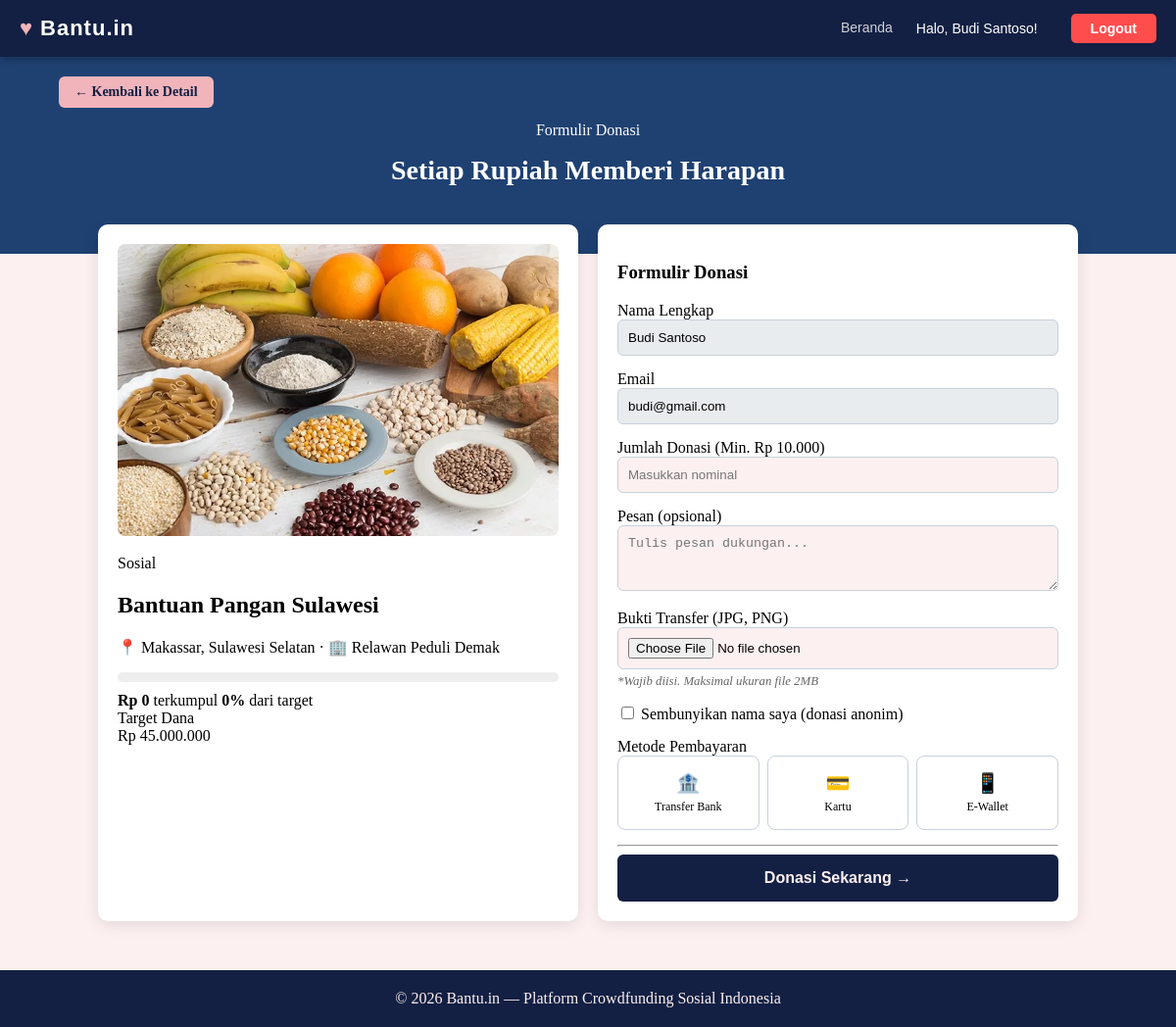
Screenshot of /donasi.php?id=9 (signed in) with the database file from the repository.
### tables this page shows
CREATE TABLE `kampanye` (
  `id` int(11) NOT NULL,
  `penyelenggara_id` int(11) NOT NULL,
  `judul` varchar(255) NOT NULL,
  `kategori` enum('bencana','pendidikan','kesehatan','lingkungan','sosial') NOT NULL,
  `lokasi` varchar(100) NOT NULL,
  `deskripsi` text NOT NULL,
  `target_dana` decimal(15,2) NOT NULL,
  `batas_waktu` date NOT NULL,
  `nama_bank` varchar(50) DEFAULT NULL,
  `no_rekening` varchar(50) DEFAULT NULL,
  `atas_nama` varchar(100) DEFAULT NULL,
  `gambar` varchar(255) NOT NULL,
  `created_at` timestamp NOT NULL DEFAULT current_timestamp()
);

CREATE TABLE `users` (
  `id` int(11) NOT NULL,
  `username` varchar(50) NOT NULL,
  `password` varchar(255) NOT NULL,
  `role` enum('donatur','penyelenggara') NOT NULL,
  `nama` varchar(100) NOT NULL,
  `email` varchar(100) NOT NULL,
  `no_telepon` varchar(20) NOT NULL,
  `alamat` text DEFAULT NULL
);

### donasi.php (the view, shortened to what this page needs)
<?php
require 'koneksi.php';
$user_id = $_SESSION['user_id'];
$id_kampanye = isset($_GET['id']) ? (int)$_GET['id'] : 0;
$query_user = "SELECT email FROM users WHERE id = ?";
$stmt_user = $conn->prepare($query_user);
$stmt_user->bind_param("i", $user_id);
$stmt_user->execute();
$hasil_user = $stmt_user->get_result();
$data_user = $hasil_user->fetch_assoc();
$email_db = $data_user['email'] ?? '';
$sql_kampanye = "
    SELECT k.*, u.nama AS nama_penyelenggara,
           COALESCE(SUM(CASE WHEN d.status = 'VERIFIED' THEN d.nominal ELSE 0 END), 0) AS dana_terkumpul
    FROM kampanye k
    JOIN users u ON k.penyelenggara_id = u.id
    LEFT JOIN donasi d ON k.id = d.kampanye_id
    WHERE k.id = ?
    GROUP BY k.id
";
$stmt_k = $conn->prepare($sql_kampanye);
$stmt_k->bind_param("i", $id_kampanye);
$stmt_k->execute();
$kampanye = $stmt_k->get_result()->fetch_assoc();
$persentase = ($kampanye['dana_terkumpul'] / $kampanye['target_dana']) * 100;
?>
<!DOCTYPE html>
<html lang="id">
<head>
    <link rel="stylesheet" href="style.css">
</head>
<body>
    <header class="home-header">
        <div class="home-header-inner">
            <a href="index.php" class="home-logo" style="text-decoration:none;">
                <span class="home-logo-icon">♥︎</span>
                <span class="home-logo-text">Bantu.in</span>
            </a>
            <nav class="home-navbar">
                <a href="index.php" class="home-nav-link">Beranda</a>
                <span style="color:white; font-size:14px; margin-right:10px;">Halo, <?= htmlspecialchars($_SESSION['nama']) ?>!</span>
                <a href="logout.php" class="home-btn-login" style="background-color: #ff4d4d; color: white;">Logout</a>
            </nav>
        </div>
    </header>
    <main>
        <div class="don-hero">
            <div class="don-nav-back">
                <a href="detail.php?id=<?= $kampanye['id'] ?>" class="don-btn-back">← Kembali ke Detail</a>
            </div>
            <p class="don-hero-keterangan">Formulir Donasi</p>
            <h1 class="don-hero-judul">Setiap Rupiah Memberi Harapan</h1>
        </div>
        <div class="don-tata-letak">
            <div class="don-kartu">
                <img src="<?= htmlspecialchars($kampanye['gambar']) ?>" alt="Poster" class="don-kartu-gambar">
                <div class="don-kartu-isi">
                    <span class="don-label"><?= ucfirst(htmlspecialchars($kampanye['kategori'])) ?></span>
                    <h2 class="don-judul"><?= htmlspecialchars($kampanye['judul']) ?></h2>
                    <p class="don-lokasi">📍 <?= htmlspecialchars($kampanye['lokasi']) ?> · 🏢 <?= htmlspecialchars($kampanye['nama_penyelenggara']) ?></p>
                    <div class="don-progres">
                    </div>
                    <div class="don-progres-info">
                        <span><strong>Rp <?= number_format($kampanye['dana_terkumpul'], 0, ',', '.') ?></strong> terkumpul</span>
                        <span><strong><?= round($persentase) ?>%</strong> dari target</span>
                    </div>
                    <div class="don-statistik">
                        <div class="don-statistik-item">
                            <div class="don-statistik-label">Target Dana</div>
                            <div class="don-statistik-nilai">Rp <?= number_format($kampanye['target_dana'], 0, ',', '.') ?></div>
                        </div>
                    </div>
                </div>
            </div>
            <div class="don-panel">
                <h3 class="don-panel-judul">Formulir Donasi</h3>
                <form action="" method="POST" enctype="multipart/form-data">
                    <div class="don-kelompok">
                        <label class="don-keterangan-input">Nama Lengkap</label>
                        <input class="don-masukan don-masukan-mati" type="text" value="<?= htmlspecialchars($_SESSION['nama'] ?? '') ?>" readonly>
                    </div>
                    <div class="don-kelompok">
                        <label class="don-keterangan-input">Email</label>
                        <input
                            type="email"
                            name="email"
                            class="don-masukan"
                            value="<?= htmlspecialchars($email_db) ?>"
                            readonly
                            style="background-color: #e9ecef; cursor: not-allowed;"
                        >
                    </div>
                    <div class="don-kelompok">
                        <label class="don-keterangan-input">Jumlah Donasi (Min. Rp 10.000)</label>
                        <div class="don-awalan-rp">
                            <input class="don-masukan don-masukan-rp" type="number" name="nominal" id="nominal" placeholder="Masukkan nominal" min="10000" oninput="hitung()" required>
                        </div>
                    </div>
                    <div class="don-kelompok">
                        <label class="don-keterangan-input" for="pesan">Pesan (opsional)</label>
                        <textarea class="don-masukan don-area-teks" name="pesan" id="pesan" rows="3" placeholder="Tulis pesan dukungan..."></textarea>
                    </div>
                    <div class="don-kelompok">
                        <label class="don-keterangan-input" for="bukti-pembayaran">Bukti Transfer (JPG, PNG)</label>
                        <input class="don-masukan" type="file" name="bukti_transfer" id="bukti-pembayaran" accept=".jpg, .jpeg, .png" required>
                        <small class="don-info-file">*Wajib diisi. Maksimal ukuran file 2MB</small>
                    </div>
                    <div class="don-kelompok">
                        <label class="don-anonim">
                            <input type="checkbox" name="anonim" id="anonim">
                            Sembunyikan nama saya (donasi anonim)
                        </label>
                    </div>
                    <div class="don-kelompok">
                        <label class="don-keterangan-input">Metode Pembayaran</label>
                        <div class="don-grid-bayar">
                            <div class="don-pilihan-bayar" onclick="pilihBayar(this, 'Transfer Bank')">
                                <span class="don-ikon-bayar">🏦</span>Transfer Bank
                            </div>
                            <div class="don-pilihan-bayar" onclick="pilihBayar(this, 'Kartu Kredit/Debit')">
                                <span class="don-ikon-bayar">💳</span>Kartu
                            </div>
                            <div class="don-pilihan-bayar" onclick="pilihBayar(this, 'E-Wallet')">
                                <span class="don-ikon-bayar">📱</span>E-Wallet
                            </div>
                        </div>
                    </div>
                    <hr class="don-pemisah">
                    <button type="submit" class="don-tombol-kirim">Donasi Sekarang →</button>
                </form>
            </div>
        </div>
    </main>
    <footer class="footer">
        <p>&copy; 2026 Bantu.in &mdash; Platform Crowdfunding Sosial Indonesia</p>
    </footer>
</body>
</html>

### style.css (style rules this page uses)
body { display: flex; flex-direction: column; min-height: 100vh; margin: 0; padding: 0; background-color: #FDF0F0; }
main { flex: 1; }
.home-header { background-color: #132043; padding: 14px 0; position: sticky; top: 0; z-index: 100; box-shadow: 0 2px 8px rgba(0, 0, 0, 0.3); font-family: Arial, sans-serif; z-index: 999; }
.home-header-inner { display: flex; justify-content: space-between; align-items: center; max-width: 1200px; margin: 0 auto; padding: 0 20px; }
.home-logo { display: flex; align-items: center; gap: 8px; cursor: pointer; text-decoration: none; }
.home-logo-icon { color: #F1B4BB; font-size: 22px; }
.home-logo-text { color: #ffffff; font-size: 22px; font-weight: bold; letter-spacing: 1px; }
.home-navbar { display: flex; align-items: center; gap: 24px; }
.home-nav-link { color: rgba(255, 255, 255, 0.8); font-size: 14px; padding: 4px 0; border-bottom: 2px solid transparent; transition: color 0.2s, border-color 0.2s; text-decoration: none; }
.home-btn-login { background-color: #F1B4BB; color: #132043; font-weight: bold; font-size: 14px; padding: 7px 20px; border-radius: 5px; transition: background-color 0.2s; text-decoration: none; }
.footer { background-color: #132043; padding: 20px; overflow: hidden; position: static; bottom: auto; }
.footer p { color: #FDF0F0; margin: 0; text-align: center; }
.don-hero { background: #1F4172; color: #ffffff; text-align: center; padding: 50px 20px; position: relative; z-index: 1; }
.don-nav-back { position:absolute; top: 20px; left: 5%; z-index: 100; }
.don-hero-judul { font-size: 28px; margin-top: 10px; }
.don-tata-letak { max-width: 1000px; margin: -30px auto 50px; display: flex; flex-wrap: wrap; gap: 20px; padding: 0 20px; position: relative; z-index: 10; }
.don-kartu, .don-panel { background: #ffffff; border-radius: 10px; box-shadow: 0 4px 15px rgba(0,0,0,0.1); flex: 1; min-width: 320px; padding: 20px; }
.don-kartu-gambar { width: 100%; border-radius: 8px; margin-bottom: 15px; }
.don-kelompok { margin-bottom: 15px; }
.don-masukan { width: 100%; padding: 10px; border: 1px solid #c8d0dc; border-radius: 6px; background: #FDF0F0; box-sizing: border-box; }
.don-info-file { display: block; margin-top: 5px; color: #666666; font-size: 0.8rem; font-style: italic; }
.don-grid-bayar { display: grid; grid-template-columns: repeat(3, 1fr); gap: 8px; }
.don-pilihan-bayar { padding: 10px; border: 1px solid #c8d0dc; text-align: center; border-radius: 5px; cursor: pointer; font-size: 12px; }
.don-progres { background: #eee; height: 10px; border-radius: 5px; margin: 10px 0; }
.don-tombol-kirim { width: 100%; padding: 15px; background: #132043; color: #FDF0F0; border: none; border-radius: 6px; font-weight: bold; cursor: pointer; font-size: 16px; }
.don-pilihan-bayar { background-color: #ffffff; border: 1px solid #c8d0dc; border-radius: 8px; padding: 15px; cursor: pointer; text-align: center; transition: 0.3s; }
.don-ikon-bayar { display: block; font-size: 20px; margin-bottom: 5px; }
.don-btn-back { display: inline-block; text-decoration: none; color:#132043; font-size: 14px; font-weight: bold; background: #F1B4BB; padding: 8px 16px; border-radius: 6px; transition: 0.3s; }
.don-masukan-mati { background-color: #e9ecef !important; cursor: not-allowed; }

### rows the page displays
kampanye: gambar (picture), kategori "Sosial", judul "Bantuan Pangan Sulawesi", lokasi "Makassar, Sulawesi Selatan", penyelenggara.nama "Relawan Peduli Demak", target_dana "45.000.000"
users: email "budi@gmail.com"

### other values shown
$_SESSION['nama'] "Budi Santoso"
$kampanye['dana_terkumpul'] "0"
$persentase "0"
